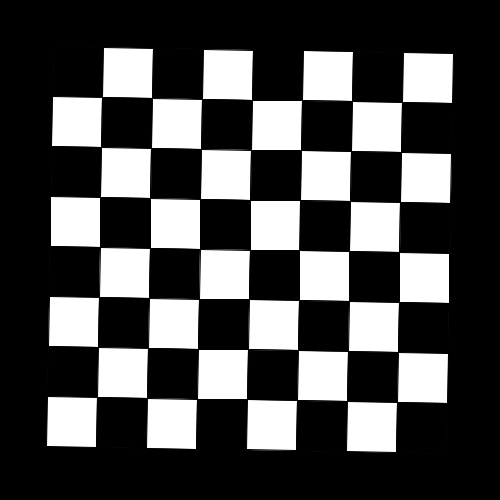
Frame 1 (no input)
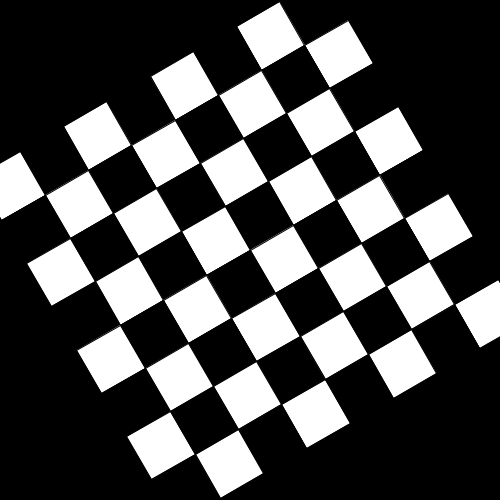
Frame 60 (the mouse pressed at the canvas centre just before this capture)
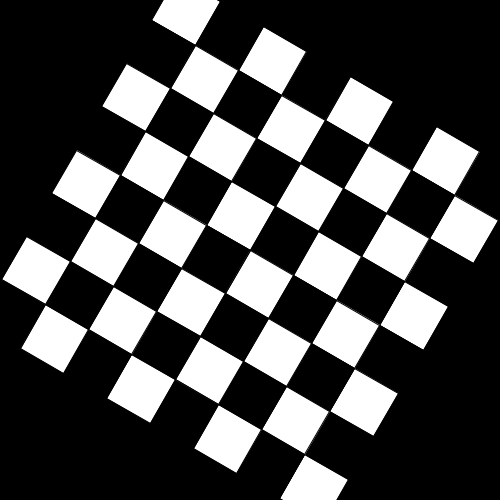
Frame 120 (the mouse held since frame 60 and released just before this capture)

The Processing sketch that drew these frames (run headless with seeded random() and noise(); from frame 60 on, the mouse is pressed at the canvas centre):

// Processing sketch: week06_5_processing_rotate_chessboard
// ── week06_5_processing_rotate_chessboard.pde
// week06_5_processing_rotate_chessboard
// 修改自week06_3_processing_rotate_rect
// 想要做一個旋轉的迷宮(西洋的棋盤)
void setup() {
  size(500,500);
}

void draw(){
  background(0);
  translate(250,250);
  rotate( radians(frameCount) );
  rect(-200, -200, 400, 400);
  for (int i=0; i<8; i++){
    for(int j=0; j<8; j++){
      if((i+j)%2 ==1)fill(255);
      else fill(0);
      rect(j*50-200, i*50-200, 50, 50);
    }
  }
}
